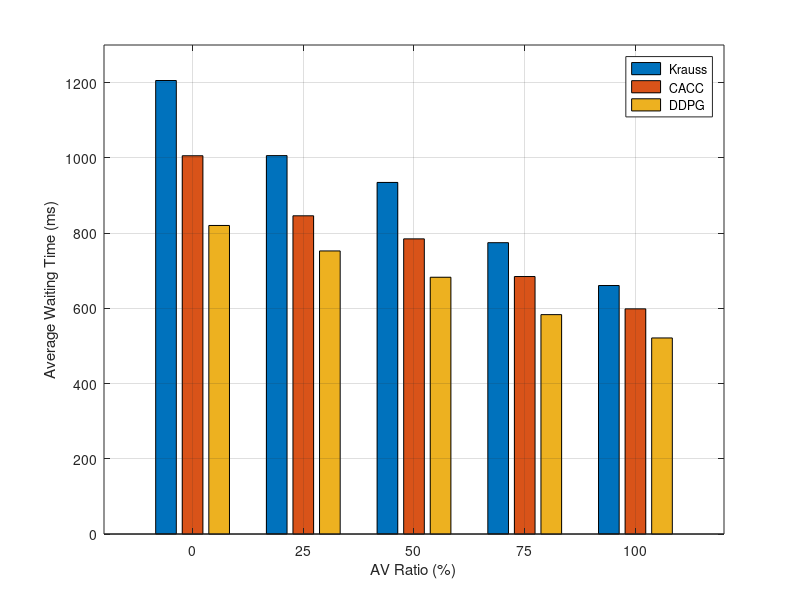

This chart was generated by the following MATLAB code:
Krauss = [1205.6 1005.98 934.65 774.5 660.6];
ACC = [1005.6 845.98 784.65 684.5 598.6];
CACC = [820.25 752.52 682.6 583.2 521.2];
% DDPG = [725.52 654.62 589.5 501.5 453.5];

x = 0:25:100;
y = [Krauss(1) ACC(1) CACC(1); Krauss(2) ACC(2) CACC(2); Krauss(3) ACC(3) CACC(3); Krauss(4) ACC(4) CACC(4); Krauss(5) ACC(5) CACC(5);];
bar(x,y)

legend(' Krauss',' CACC',' DDPG');
grid on,
figure_FontSize=12;

set(gca,'YTick',[0 200 400 600 800 1000 1200]);
set(gca, 'YLim',[0,1300]);
xlabel('AV Ratio (%)');
ylabel('Average Waiting Time (ms)');